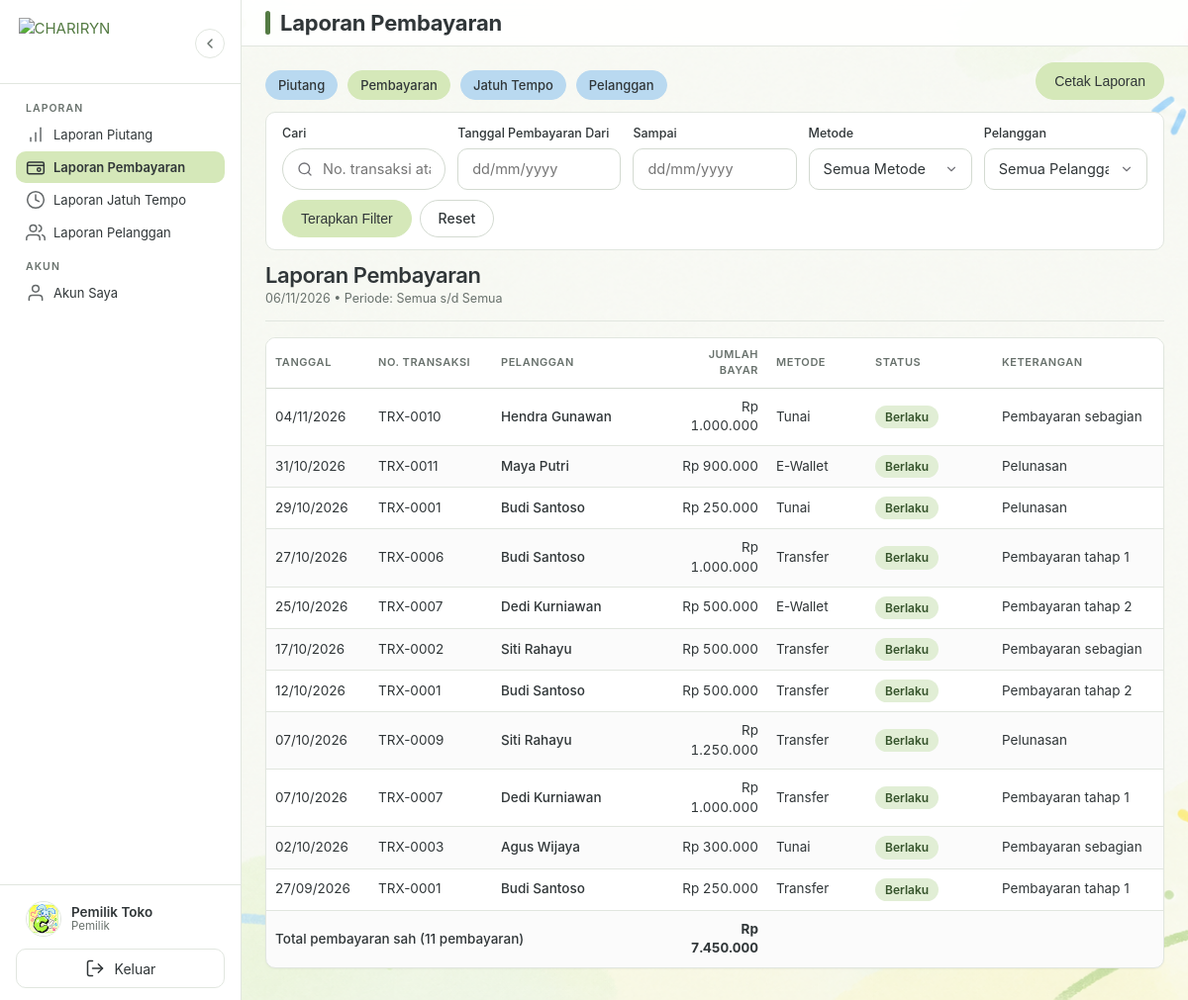
Screenshot of /piutang-pelanggan-chariryn/laporan/pembayaran.php (signed in) with the database file from the repository.
### tables this page shows
CREATE TABLE IF NOT EXISTS users (
    id_user INT UNSIGNED NOT NULL AUTO_INCREMENT,
    id_pelanggan INT UNSIGNED NULL,
    username VARCHAR(50) NOT NULL,
    password VARCHAR(255) NOT NULL,
    nama VARCHAR(100) NOT NULL,
    role ENUM('pemilik', 'manajer', 'pelanggan') NOT NULL DEFAULT 'manajer',
    status ENUM('belum aktif', 'aktif', 'nonaktif') NOT NULL DEFAULT 'belum aktif',
    token_aktivasi VARCHAR(64) NULL,
    token_aktivasi_berakhir DATETIME NULL,
    created_at DATETIME NOT NULL DEFAULT CURRENT_TIMESTAMP,
    updated_at DATETIME NOT NULL DEFAULT CURRENT_TIMESTAMP ON UPDATE CURRENT_TIMESTAMP,
    PRIMARY KEY (id_user),
    UNIQUE KEY uq_users_username (username),
    UNIQUE KEY uq_users_pelanggan (id_pelanggan),
    KEY idx_users_role_status (role, status),
    CONSTRAINT fk_users_pelanggan
        FOREIGN KEY (id_pelanggan) REFERENCES pelanggan (id_pelanggan)
        ON DELETE CASCADE ON UPDATE CASCADE
);

CREATE TABLE IF NOT EXISTS pembayaran (
    id_pembayaran INT UNSIGNED NOT NULL AUTO_INCREMENT,
    id_piutang INT UNSIGNED NOT NULL,
    tanggal_pembayaran DATE NOT NULL,
    jumlah_bayar DECIMAL(15,2) NOT NULL,
    metode_pembayaran ENUM('Tunai', 'Transfer', 'E-Wallet') NOT NULL,
    keterangan TEXT NULL,
    status ENUM('berlaku', 'dibatalkan') NOT NULL DEFAULT 'berlaku',
    alasan_pembatalan TEXT NULL,
    dibatalkan_at DATETIME NULL,
    created_at DATETIME NOT NULL DEFAULT CURRENT_TIMESTAMP,
    updated_at DATETIME NOT NULL DEFAULT CURRENT_TIMESTAMP ON UPDATE CURRENT_TIMESTAMP,
    PRIMARY KEY (id_pembayaran),
    KEY idx_pembayaran_piutang (id_piutang),
    KEY idx_pembayaran_tanggal (tanggal_pembayaran),
    KEY idx_pembayaran_status (status),
    CONSTRAINT fk_pembayaran_piutang
        FOREIGN KEY (id_piutang) REFERENCES piutang (id_piutang)
        ON DELETE RESTRICT ON UPDATE CASCADE
);

CREATE TABLE IF NOT EXISTS piutang (
    id_piutang INT UNSIGNED NOT NULL AUTO_INCREMENT,
    id_pelanggan INT UNSIGNED NOT NULL,
    no_transaksi VARCHAR(30) NOT NULL,
    tanggal_transaksi DATE NOT NULL,
    total_piutang DECIMAL(15,2) NOT NULL,
    jumlah_dibayar DECIMAL(15,2) NOT NULL DEFAULT 0.00,
    sisa_piutang DECIMAL(15,2) NOT NULL,
    jatuh_tempo DATE NOT NULL,
    status ENUM('Belum Lunas', 'Sebagian', 'Lunas', 'Jatuh Tempo') NOT NULL DEFAULT 'Belum Lunas',
    keterangan TEXT NULL,
    created_at DATETIME NOT NULL DEFAULT CURRENT_TIMESTAMP,
    updated_at DATETIME NOT NULL DEFAULT CURRENT_TIMESTAMP ON UPDATE CURRENT_TIMESTAMP,
    PRIMARY KEY (id_piutang),
    UNIQUE KEY uq_piutang_no_transaksi (no_transaksi),
    KEY idx_piutang_pelanggan (id_pelanggan),
    KEY idx_piutang_tanggal (tanggal_transaksi),
    KEY idx_piutang_jatuh_tempo (jatuh_tempo),
    KEY idx_piutang_status (status),
    KEY idx_piutang_status_tempo (status, jatuh_tempo),
    CONSTRAINT fk_piutang_pelanggan
        FOREIGN KEY (id_pelanggan) REFERENCES pelanggan (id_pelanggan)
        ON DELETE RESTRICT ON UPDATE CASCADE
);

CREATE TABLE IF NOT EXISTS pelanggan (
    id_pelanggan INT UNSIGNED NOT NULL AUTO_INCREMENT,
    kode_pelanggan VARCHAR(20) NOT NULL,
    nama_pelanggan VARCHAR(100) NOT NULL,
    alamat TEXT NULL,
    no_hp VARCHAR(20) NULL,
    email VARCHAR(100) NULL,
    status ENUM('aktif', 'nonaktif') NOT NULL DEFAULT 'aktif',
    created_at DATETIME NOT NULL DEFAULT CURRENT_TIMESTAMP,
    updated_at DATETIME NOT NULL DEFAULT CURRENT_TIMESTAMP ON UPDATE CURRENT_TIMESTAMP,
    PRIMARY KEY (id_pelanggan),
    UNIQUE KEY uq_pelanggan_kode (kode_pelanggan),
    KEY idx_pelanggan_nama (nama_pelanggan),
    KEY idx_pelanggan_status (status)
);

### piutang-pelanggan-chariryn/laporan/pembayaran.php (the view, shortened to what the rows shown need)
<?php
requireLaporan();
require_once BASE_PATH . '/includes/kepala.php';
$pdo = koneksiDatabase();
$cari = bersihkan($_GET['cari'] ?? '');
$dari = parseTanggalID($_GET['dari'] ?? '') ?? '';
$sampai = parseTanggalID($_GET['sampai'] ?? '') ?? '';
$metode = bersihkan($_GET['metode'] ?? '');
$idPelanggan = (int) ($_GET['id_pelanggan'] ?? 0);
$hasil = LaporanService::laporanPembayaran($pdo, $cari, $dari, $sampai, $metode, $idPelanggan);
$daftar = $hasil['data'];
?>
<div class="judul-cetak">
    <h1>Laporan Pembayaran</h1>
</div>
<div class="table-wrapper">
    <table class="tabel">
        <thead>
            <tr>
                <th class="col-tanggal">Tanggal</th>
                <th class="col-kode">No. Transaksi</th>
                <th class="col-nama">Pelanggan</th>
                <th class="angka col-angka">Jumlah Bayar</th>
                <th class="col-metode">Metode</th>
                <th class="col-status">Status</th>
                <th class="col-keterangan">Keterangan</th>
            </tr>
        </thead>
        <tbody>
            <?php if ($daftar === []): ?>
                <tr class="tabel-baris-kosong"><td colspan="7"><?= $cari !== '' || $dari !== '' || $sampai !== '' || $metode !== '' || $idPelanggan > 0 ? 'Tidak ada data sesuai filter.' : 'Belum ada pembayaran.' ?></td></tr>
            <?php else: ?>
                <?php foreach ($daftar as $baris): ?>
                    <tr>
                        <td><?= e(formatTanggalIndonesia((string) $baris['tanggal_pembayaran'])) ?></td>
                        <td><?= e($baris['no_transaksi']) ?></td>
                        <td class="tabel-nama"><?= e($baris['nama_pelanggan']) ?></td>
                        <td class="angka"><?= e(formatRupiah($baris['jumlah_bayar'])) ?></td>
                        <td><?= e($baris['metode_pembayaran']) ?></td>
                        <td>
                            <?php if ((string) ($baris['status'] ?? 'berlaku') === 'berlaku'): ?>
                                <span class="badge badge-lunas">Berlaku</span>
                            <?php else: ?>
                                <span class="badge badge-jatuh-tempo">Dibatalkan</span>
                            <?php endif; ?>
                        </td>
                        <td><?= e($baris['keterangan'] ?? '-') ?></td>
                    </tr>
                <?php endforeach; ?>
            <?php endif; ?>
        </tbody>
    </table>
</div>
<?php require_once BASE_PATH . '/includes/footer.php'; ?>

### piutang-pelanggan-chariryn/includes/sidebar.php (shortened to what the rows shown need)
<?php
$peran_sidebar = roleUser();
?>
<aside class="sidebar" id="sidebar">
<?php
$nama_profil = (string) (userSaatIni()['nama'] ?? 'Pengguna');
$label_role_profil = labelRole($peran_sidebar);
?>
    <div class="sidebar-kaki">
        <div class="profil-ringkas">
            <div class="profil-info">
                <span class="nama-user"><?= e($nama_profil) ?></span>
                <span class="role-user"><?= e($label_role_profil) ?></span>
            </div>
        </div>
    </div>
</aside>

### rows the page displays
users: nama "Pemilik Toko"
pembayaran: tanggal_pembayaran "04/11/2026", id_piutang.no_transaksi "TRX-0010", pelanggan.nama_pelanggan "Hendra Gunawan", jumlah_bayar "Rp 1.000.000", metode_pembayaran "Tunai", status "Berlaku", keterangan "Pembayaran sebagian"
pembayaran: tanggal_pembayaran "31/10/2026", id_piutang.no_transaksi "TRX-0011", pelanggan.nama_pelanggan "Maya Putri", jumlah_bayar "Rp 900.000", metode_pembayaran "E-Wallet", status "Berlaku", keterangan "Pelunasan"
pembayaran: tanggal_pembayaran "29/10/2026", id_piutang.no_transaksi "TRX-0001", pelanggan.nama_pelanggan "Budi Santoso", jumlah_bayar "Rp 250.000", metode_pembayaran "Tunai", status "Berlaku", keterangan "Pelunasan"
pembayaran: tanggal_pembayaran "27/10/2026", id_piutang.no_transaksi "TRX-0006", pelanggan.nama_pelanggan "Budi Santoso", jumlah_bayar "Rp 1.000.000", metode_pembayaran "Transfer", status "Berlaku", keterangan "Pembayaran tahap 1"
pembayaran: tanggal_pembayaran "25/10/2026", id_piutang.no_transaksi "TRX-0007", pelanggan.nama_pelanggan "Dedi Kurniawan", jumlah_bayar "Rp 500.000", metode_pembayaran "E-Wallet", status "Berlaku", keterangan "Pembayaran tahap 2"
pembayaran: tanggal_pembayaran "17/10/2026", id_piutang.no_transaksi "TRX-0002", pelanggan.nama_pelanggan "Siti Rahayu", jumlah_bayar "Rp 500.000", metode_pembayaran "Transfer", status "Berlaku", keterangan "Pembayaran sebagian"
pembayaran: tanggal_pembayaran "12/10/2026", id_piutang.no_transaksi "TRX-0001", pelanggan.nama_pelanggan "Budi Santoso", jumlah_bayar "Rp 500.000", metode_pembayaran "Transfer", status "Berlaku", keterangan "Pembayaran tahap 2"
pembayaran: tanggal_pembayaran "07/10/2026", id_piutang.no_transaksi "TRX-0009", pelanggan.nama_pelanggan "Siti Rahayu", jumlah_bayar "Rp 1.250.000", metode_pembayaran "Transfer", status "Berlaku", keterangan "Pelunasan"
pembayaran: tanggal_pembayaran "07/10/2026", id_piutang.no_transaksi "TRX-0007", pelanggan.nama_pelanggan "Dedi Kurniawan", jumlah_bayar "Rp 1.000.000", metode_pembayaran "Transfer", status "Berlaku", keterangan "Pembayaran tahap 1"
pembayaran: tanggal_pembayaran "02/10/2026", id_piutang.no_transaksi "TRX-0003", pelanggan.nama_pelanggan "Agus Wijaya", jumlah_bayar "Rp 300.000", metode_pembayaran "Tunai", status "Berlaku", keterangan "Pembayaran sebagian"
pembayaran: tanggal_pembayaran "27/09/2026", id_piutang.no_transaksi "TRX-0001", pelanggan.nama_pelanggan "Budi Santoso", jumlah_bayar "Rp 250.000", metode_pembayaran "Transfer", status "Berlaku", keterangan "Pembayaran tahap 1"

### other values shown
$label "Laporan Piutang Laporan Pembayaran Laporan Jatuh Tempo Laporan Pelanggan Akun Saya"
$label_role_profil "Pemilik"
$judul_halaman "Laporan Pembayaran"
$laporan['label'] "Piutang"
$laporan['label'] "Pembayaran"
$laporan['label'] "Jatuh Tempo"
$laporan['label'] "Pelanggan"
$deskripsiFilter "Periode: Semua s/d Semua"
formatAngka($total['jumlah']) "11"
formatRupiah($total['total_bayar']) "Rp 7.450.000"
